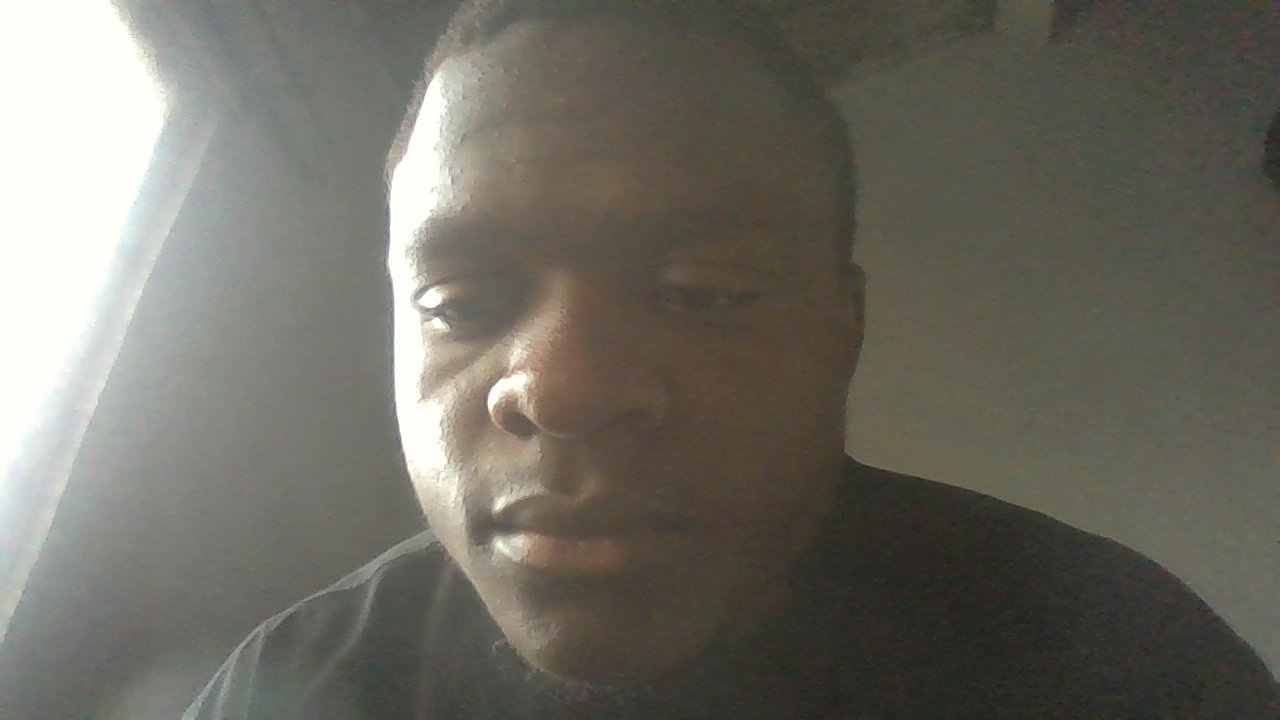
#> input picture backend/data/faces/number 1.jpg, 1280 x 720 px; its folder holds only this picture in this run
$ python -i preprocess.py   (imports and definitions only)
#> lines starting #> are read from the running program, lines starting #| are printed output that depends on the picture
import cv2
import os
import numpy as np
import random
import shutil

def preprocess_face(image_path, target_size=(224, 224)):
    """
    Load an image, detect the face, crop it with padding, and resize it.
    """
#> called with image_path = '../../data/faces/number 1.jpg', target_size = (224, 224)
    # Load Haar Cascade
    face_cascade = cv2.CascadeClassifier(cv2.data.haarcascades + 'haarcascade_frontalface_default.xml')

    img = cv2.imread(image_path)
#> img is the input picture: shape (720, 1280, 3); mean B, G, R 98.7, 108.1, 109.9
    if img is None:
        return None

    gray = cv2.cvtColor(img, cv2.COLOR_BGR2GRAY)
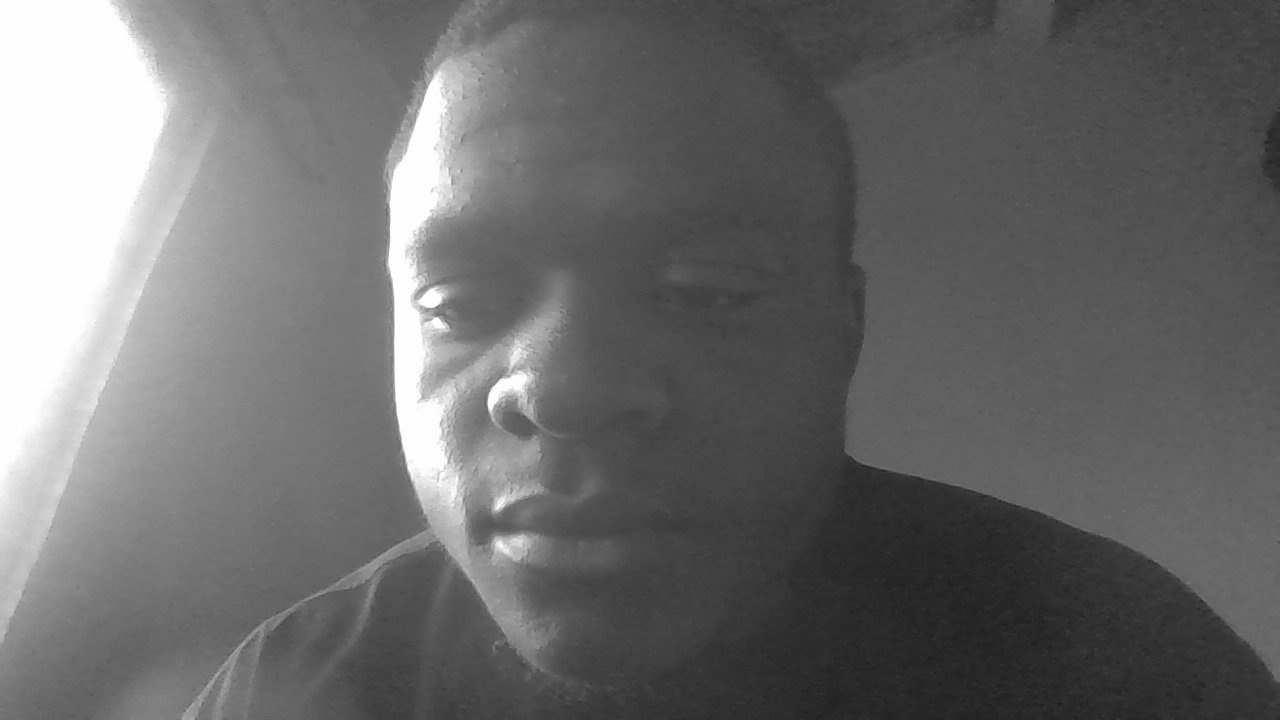
#> gray: shape (720, 1280); min 27, max 255, mean 107.6
    faces = face_cascade.detectMultiScale(gray, 1.1, 4)
#> faces = ()

    # If no face is detected, we take a center crop to avoid losing data
    if len(faces) == 0:
        h, w = img.shape[:2]
#> h = 720; w = 1280
        size = min(h, w)
#> size = 720
        start_x = (w - size) // 2
#> start_x = 280
        start_y = (h - size) // 2
#> start_y = 0
        face_roi = img[start_y:start_y+size, start_x:start_x+size]
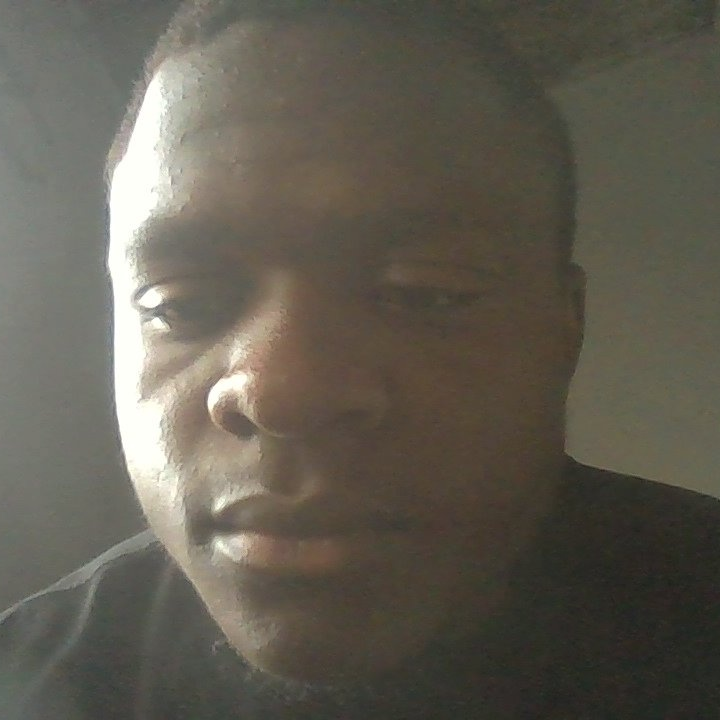
#> face_roi: shape (720, 720, 3); mean B, G, R 82.1, 93.1, 97.5
    else:
        # Pick the largest face detected
        x, y, w, h = max(faces, key=lambda f: f[2] * f[3])

        # Add 20% padding around the face for context (hair, ears)
        padding_w = int(0.2 * w)
        padding_h = int(0.2 * h)
        y1 = max(0, y - padding_h)
        y2 = min(img.shape[0], y + h + padding_h)
        x1 = max(0, x - padding_w)
        x2 = min(img.shape[1], x + w + padding_w)
        face_roi = img[y1:y2, x1:x2]

    # Resize to model input size
    face_img = cv2.resize(face_roi, target_size)

    return face_img

# [45 lines left out: function split_and_preprocess, not called in this run]

# [13 lines not run here, left out]

>>> result = preprocess_face('../../data/faces/number 1.jpg')
